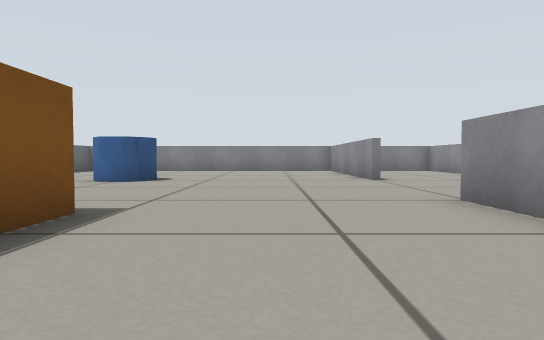
View 1 (above)

23 first-person views from a walk through a world built for the Gazebo simulator. The camera is 0.27 m above the floor, tilts 2° down and sees 75° across. The floor is counted in squares, 0.5 m on a side. Each view is taken from the middle of a square. On the plan, view 1 faces up. The plan holds only what a view shows up to about 9 squares ahead; the rest is blank.

View 2
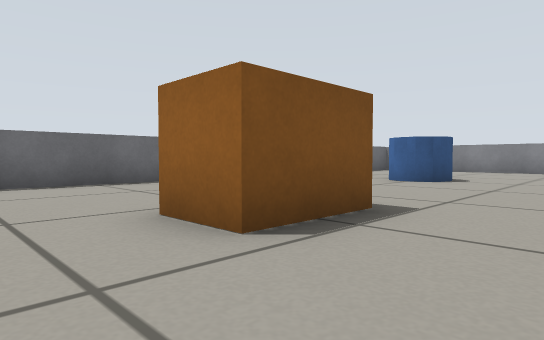

View 3
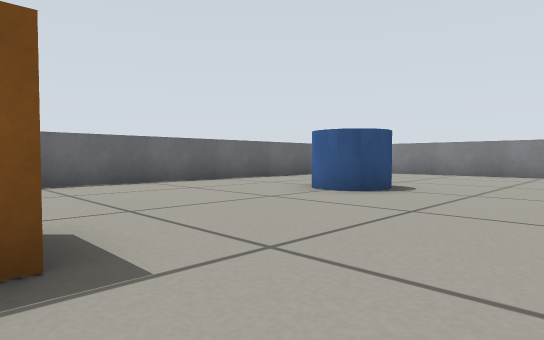

View 4
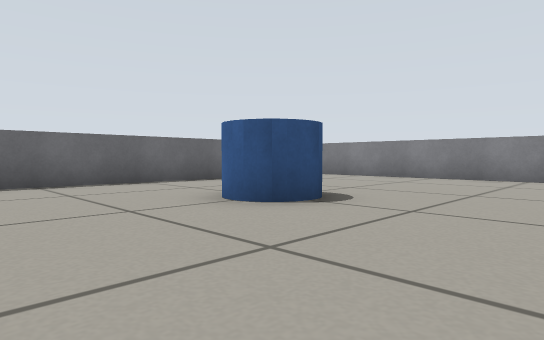

View 5
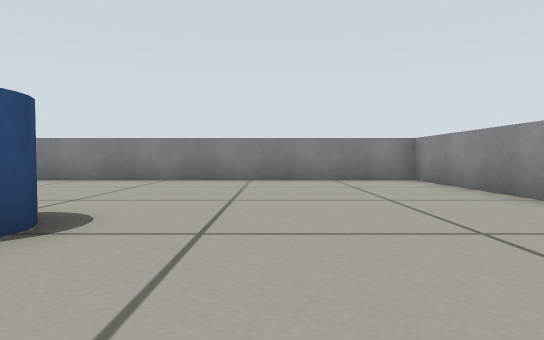

View 6
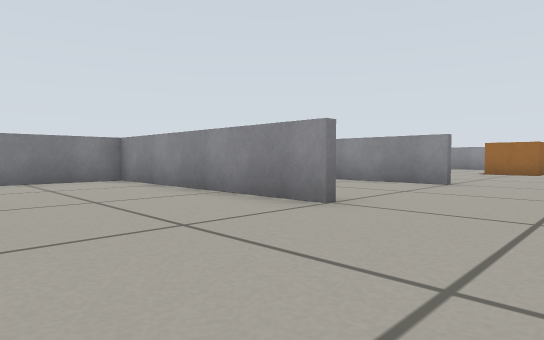

View 7
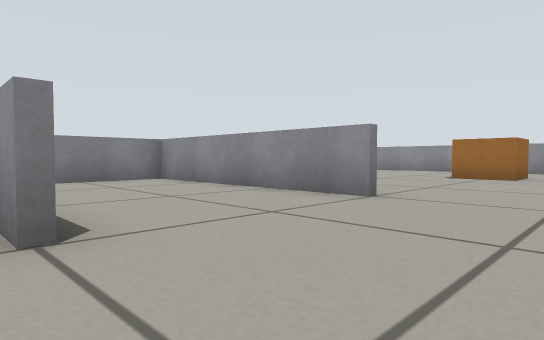

View 8
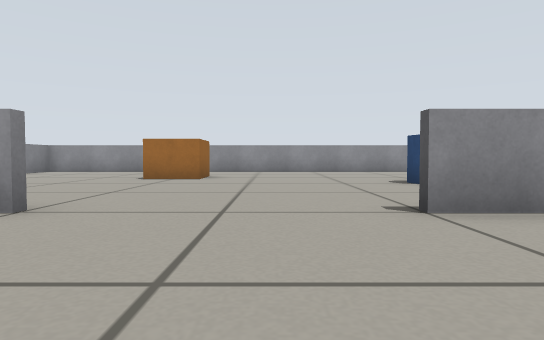

View 9
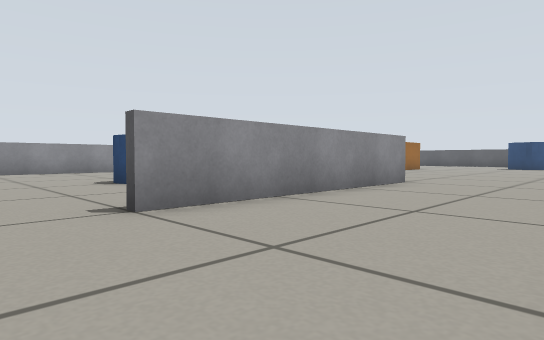

View 10
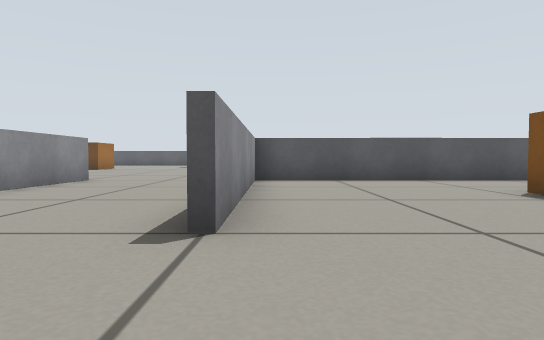

View 11
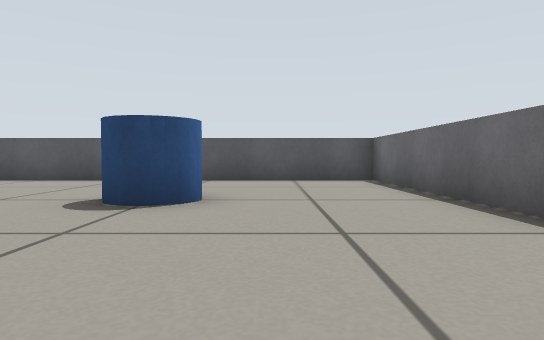

View 12
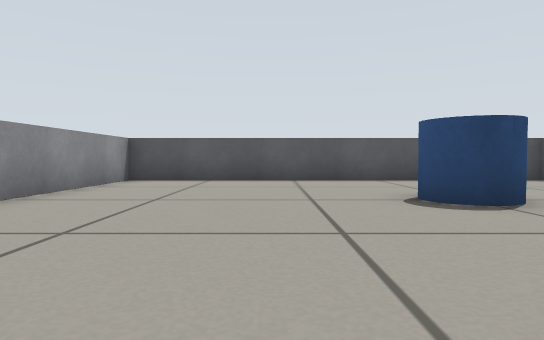

View 13
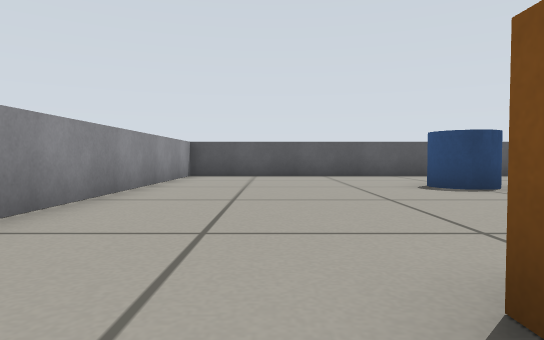

View 14
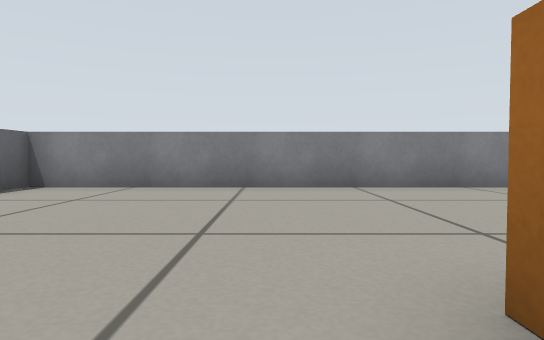

View 15
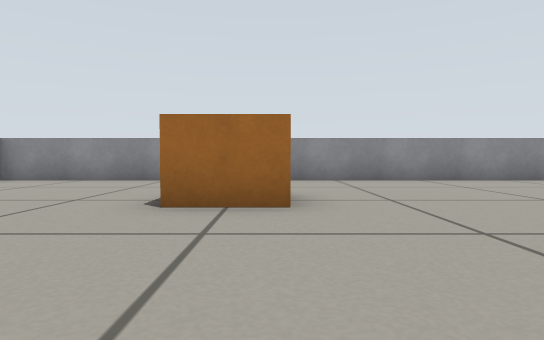

View 16
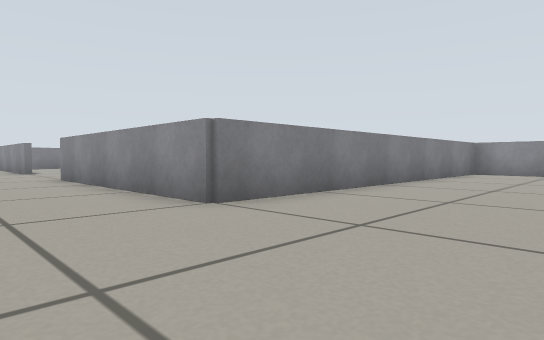

View 17
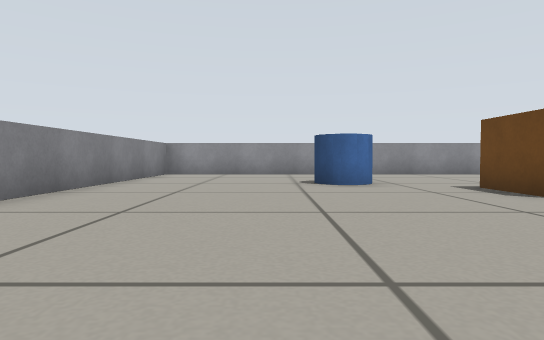

View 18
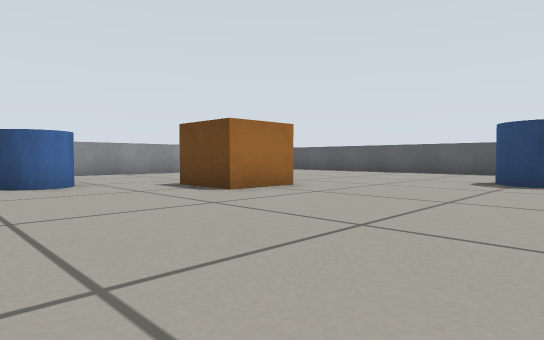

View 19
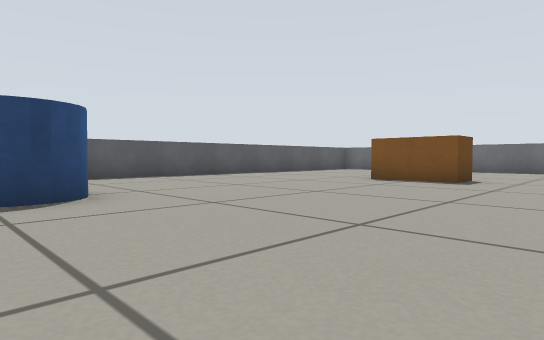

View 20
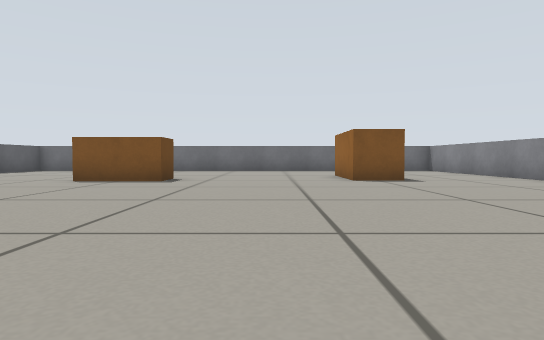

View 21
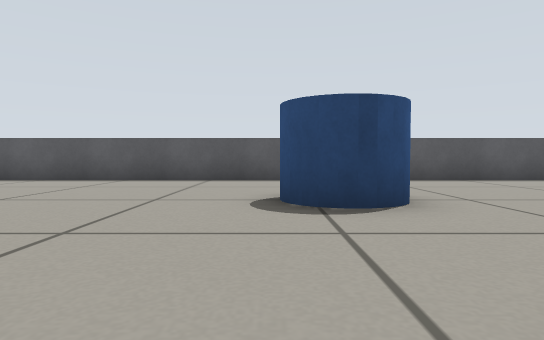

View 22
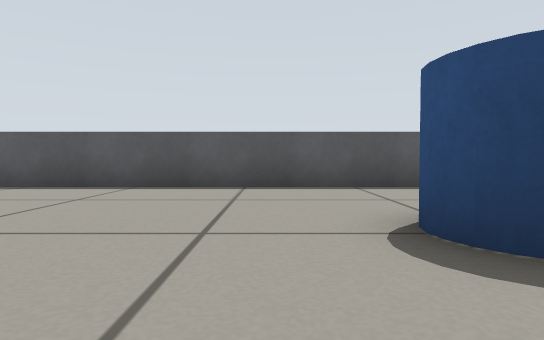

View 23
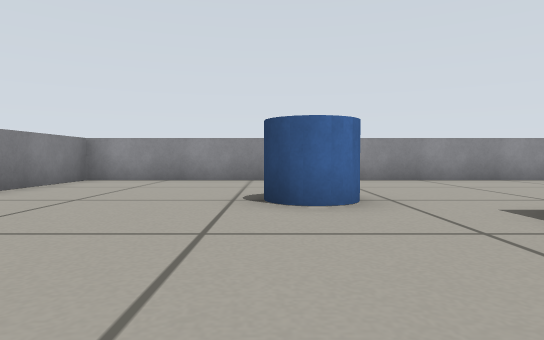

### Floor plan
Points are (right, up) in squares from view 1. A wall is a line through its corners. A room is listed if a view was taken in it or the views show most of it. See-through windows are left out.
Room 1 (views 1, 2, 3, 4, 5, 6, 7, 8, 9, 10, 11, 12, 13, 14, 15)
walls: (2.4, 8.4) (2.4, 14.4) (-6.6, 14.4); (6.4, 8.4) (6.4, 14.4) (4, 14.4); (6.6, 4) (6.6, -1.4) (16.5, -1.4); (2.4, -1) (2.4, 4.5); (6.4, -1.6) (6.4, 4.5); (-4.1, -1.4) (2.5, -1.4); (-7.4, 10.4) (-7.4, 0.9); (16.4, 10.6) (16.4, 14.4) (6.6, 14.4) (6.6, 13.6); (16.4, -0.9) (16.4, 7.6)
ways out: opening at (5, -2) to room 2
objects: blue cylinder (-4, 8) to (-3, 9); orange box (-3, 2) to (-2, 3); blue cylinder (10, 2) to (11, 3); orange box (12, 8) to (13, 9)
Room 2 (views 16, 17, 18, 19, 20, 21, 22, 23)
walls: (-1.2, -1.6) (-2.1, -1.6); (0.5, -17.4) (13.5, -17.4); (16.4, -5.9) (16.4, -0.9); (16.4, -12.5) (16.4, -8); (16.5, -1.6) (6.4, -1.6)
ways out: opening at (5, -2) to room 1
objects: orange box (-3, -6) to (-2, -5); orange box (-2, -12) to (-1, -11); blue cylinder (6, -14) to (7, -13); orange box (10, -10) to (11, -9); blue cylinder (12, -7) to (13, -6)

Positions as (right, up) in squares from view 1, and headings:
1: (0, 0), facing up
2: (0, 0), facing up-left
3: (0, 3), facing up-left
4: (0, 5), facing up-left
5: (-1, 6), facing up
6: (-1, 6), facing up-right
7: (2, 6), facing up-right
8: (3, 6), facing right
9: (3, 6), facing down-right
10: (2, 7), facing down
11: (9, 7), facing down
12: (13, 7), facing down
13: (14, 9), facing down
14: (11, 8), facing up
15: (8, 8), facing right
16: (4, -5), facing up-right
17: (5, -5), facing right
18: (5, -5), facing down-right
19: (7, -8), facing down-left
20: (7, -8), facing left
21: (7, -9), facing down
22: (8, -11), facing down
23: (8, -6), facing right
